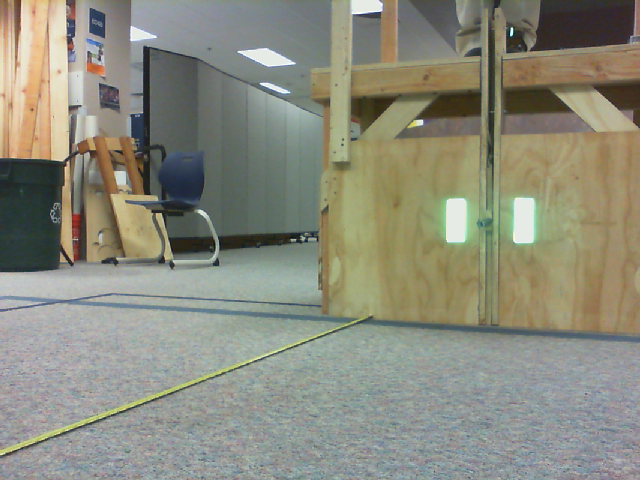
#> input picture gear-vision-test/frame_01.png, 640 x 480 px
$ python -i grip.py   (imports and definitions only)   (older library calls are emulated)
#> lines starting #> are read from the running program, lines starting #| are printed output that depends on the picture; after the words box and inside, x2 and y2 are one past the last pixel; in counts of white or black regions, pixels touching at a corner belong together
import cv2
import numpy
import math
from enum import Enum

class GripPipeline:
    """
    An OpenCV pipeline generated by GRIP.
    """

    def __init__(self):
        """initializes all values to presets or None if need to be set
        """

        self.__rgb_threshold_red = [20.0, 255.0]
        self.__rgb_threshold_green = [20.0, 255.0]
        self.__rgb_threshold_blue = [20.0, 255.0]


        """
        self.__rgb_threshold_red = [60.71468553632102, 140.9287461997466]
        self.__rgb_threshold_green = [175.15557553956833, 255.0]
        self.__rgb_threshold_blue = [150.57989315154316, 255.92219129204693]
        """

        self.rgb_threshold_output = None

        self.__cv_dilate_src = self.rgb_threshold_output
        self.__cv_dilate_kernel = None
        self.__cv_dilate_anchor = (-1, -1)
        self.__cv_dilate_iterations = 1.0
        self.__cv_dilate_bordertype = cv2.BORDER_CONSTANT
        self.__cv_dilate_bordervalue = (-1)

        self.cv_dilate_output = None

        self.__find_contours_input = self.cv_dilate_output
        self.__find_contours_external_only = False

        self.find_contours_output = None

        self.__filter_contours_contours = self.find_contours_output
        self.__filter_contours_min_area = 250.0
        self.__filter_contours_min_perimeter = 0.0
        self.__filter_contours_min_width = 0.0
        self.__filter_contours_max_width = 1000.0
        self.__filter_contours_min_height = 10.0
        self.__filter_contours_max_height = 1000.0
        self.__filter_contours_solidity = [50.44604316546763, 100.0]
        self.__filter_contours_max_vertices = 1000000.0
        self.__filter_contours_min_vertices = 0.0
        self.__filter_contours_min_ratio = 0.0
        self.__filter_contours_max_ratio = 1000.0

        self.filter_contours_output = None


    def process(self, source0):
        """
        Runs the pipeline and sets all outputs to new values.
        """
        # Step RGB_Threshold0:
        self.__rgb_threshold_input = source0
        (self.rgb_threshold_output) = self.__rgb_threshold(self.__rgb_threshold_input, self.__rgb_threshold_red, self.__rgb_threshold_green, self.__rgb_threshold_blue)

        # Step CV_dilate0:
        self.__cv_dilate_src = self.rgb_threshold_output
        (self.cv_dilate_output) = self.__cv_dilate(self.__cv_dilate_src, self.__cv_dilate_kernel, self.__cv_dilate_anchor, self.__cv_dilate_iterations, self.__cv_dilate_bordertype, self.__cv_dilate_bordervalue)

        # Step Find_Contours0:
        self.__find_contours_input = self.cv_dilate_output
        (self.find_contours_output) = self.__find_contours(self.__find_contours_input, self.__find_contours_external_only)

        # Step Filter_Contours0:
        self.__filter_contours_contours = self.find_contours_output
        (self.filter_contours_output) = self.__filter_contours(self.__filter_contours_contours, self.__filter_contours_min_area, self.__filter_contours_min_perimeter, self.__filter_contours_min_width, self.__filter_contours_max_width, self.__filter_contours_min_height, self.__filter_contours_max_height, self.__filter_contours_solidity, self.__filter_contours_max_vertices, self.__filter_contours_min_vertices, self.__filter_contours_min_ratio, self.__filter_contours_max_ratio)


    @staticmethod
    def __rgb_threshold(input, red, green, blue):
        """Segment an image based on color ranges.
        Args:
            input: A BGR numpy.ndarray.
            red: A list of two numbers the are the min and max red.
            green: A list of two numbers the are the min and max green.
            blue: A list of two numbers the are the min and max blue.
        Returns:
            A black and white numpy.ndarray.
        """
        out = cv2.cvtColor(input, cv2.COLOR_BGR2RGB)
        return cv2.inRange(out, (red[0], green[0], blue[0]),  (red[1], green[1], blue[1]))

    @staticmethod
    def __cv_dilate(src, kernel, anchor, iterations, border_type, border_value):
        """Expands area of higher value in an image.
        Args:
           src: A numpy.ndarray.
           kernel: The kernel for dilation. A numpy.ndarray.
           iterations: the number of times to dilate.
           border_type: Opencv enum that represents a border type.
           border_value: value to be used for a constant border.
        Returns:
            A numpy.ndarray after dilation.
        """
        return cv2.dilate(src, kernel, anchor, iterations = (int) (iterations +0.5),
                            borderType = border_type, borderValue = border_value)

    @staticmethod
    def __find_contours(input, external_only):
        """Sets the values of pixels in a binary image to their distance to the nearest black pixel.
        Args:
            input: A numpy.ndarray.
            external_only: A boolean. If true only external contours are found.
        Return:
            A list of numpy.ndarray where each one represents a contour.
        """
        if(external_only):
            mode = cv2.RETR_EXTERNAL
        else:
            mode = cv2.RETR_LIST
        method = cv2.CHAIN_APPROX_SIMPLE
        im2, contours, hierarchy =cv2.findContours(input, mode=mode, method=method)
        return contours

    @staticmethod
    def __filter_contours(input_contours, min_area, min_perimeter, min_width, max_width,
                        min_height, max_height, solidity, max_vertex_count, min_vertex_count,
                        min_ratio, max_ratio):
        """Filters out contours that do not meet certain criteria.
        Args:
            input_contours: Contours as a list of numpy.ndarray.
            min_area: The minimum area of a contour that will be kept.
            min_perimeter: The minimum perimeter of a contour that will be kept.
            min_width: Minimum width of a contour.
            max_width: MaxWidth maximum width.
            min_height: Minimum height.
            max_height: Maximimum height.
            solidity: The minimum and maximum solidity of a contour.
            min_vertex_count: Minimum vertex Count of the contours.
            max_vertex_count: Maximum vertex Count.
            min_ratio: Minimum ratio of width to height.
            max_ratio: Maximum ratio of width to height.
        Returns:
            Contours as a list of numpy.ndarray.
        """
        output = []
        for contour in input_contours:
            x,y,w,h = cv2.boundingRect(contour)
            if (w < min_width or w > max_width):
                continue
            if (h < min_height or h > max_height):
                continue
            area = cv2.contourArea(contour)
            if (area < min_area):
                continue
            if (cv2.arcLength(contour, True) < min_perimeter):
                continue
            hull = cv2.convexHull(contour)
            solid = 100 * area / cv2.contourArea(hull)
            if (solid < solidity[0] or solid > solidity[1]):
                continue
            if (len(contour) < min_vertex_count or len(contour) > max_vertex_count):
                continue
            ratio = (float)(w) / h
            if (ratio < min_ratio or ratio > max_ratio):
                continue
            output.append(contour)
        return output

>>> import cv2
>>> picture = cv2.imread('gear-vision-test/frame_01.png')
#> picture is the input picture: shape (480, 640, 3); mean B, G, R 124.9, 139.4, 139
>>> result = GripPipeline().process(picture)
#> in __rgb_threshold, `return cv2.inRange(out, (red[0], green[0], blue[0]),  (red[1], green[1..`:
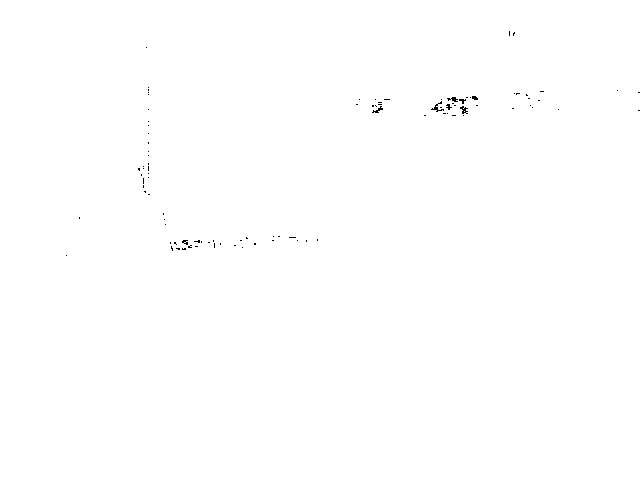
#> returned value: shape (480, 640); 99.9% white; black in thin lines or dots, all inside (x1, y1, x2, y2) = (66, 31, 640, 256)

$ run again, on gear-vision-test/frame_02.png
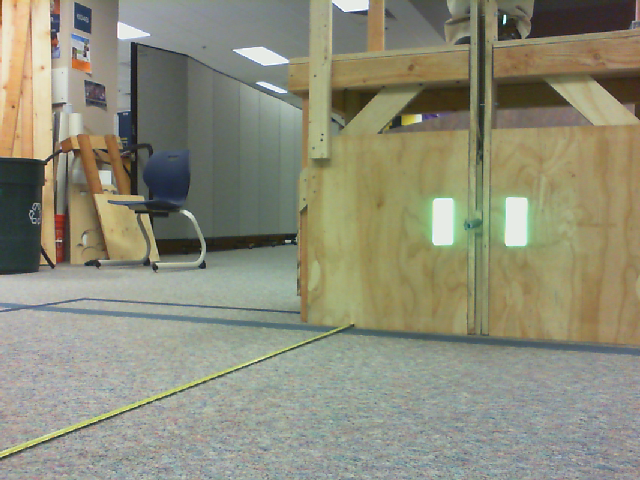
#> input picture gear-vision-test/frame_02.png, 640 x 480 px
#> picture is the input picture: shape (480, 640, 3); mean B, G, R 121.1, 140.9, 141.1
#> in __rgb_threshold, `return cv2.inRange(out, (red[0], green[0], blue[0]),  (red[1], green[1..`:
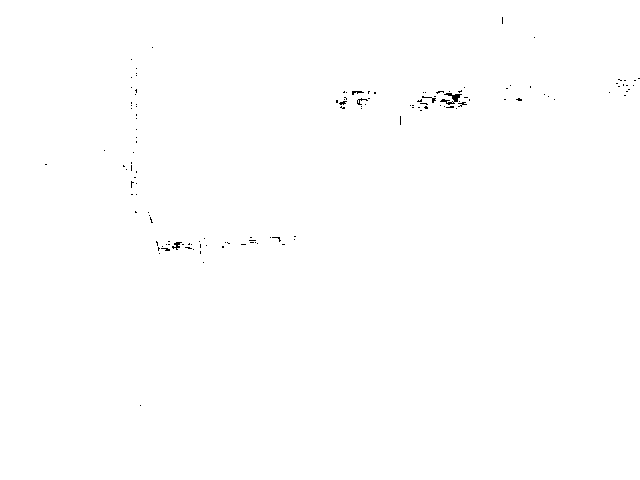
#> returned value: shape (480, 640); 99.8% white; black in thin lines or dots, all inside (x1, y1, x2, y2) = (45, 17, 640, 406)

$ run again, on gear-vision-test/frame_04.png
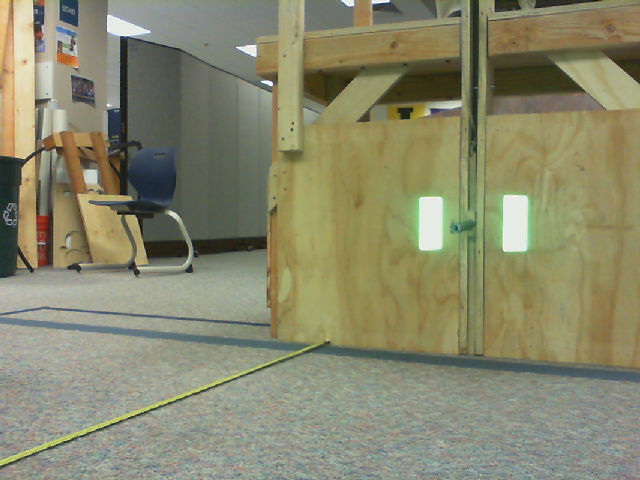
#> input picture gear-vision-test/frame_04.png, 640 x 480 px
#> picture is the input picture: shape (480, 640, 3); mean B, G, R 108.6, 135.9, 136.2
#> in __rgb_threshold, `return cv2.inRange(out, (red[0], green[0], blue[0]),  (red[1], green[1..`:
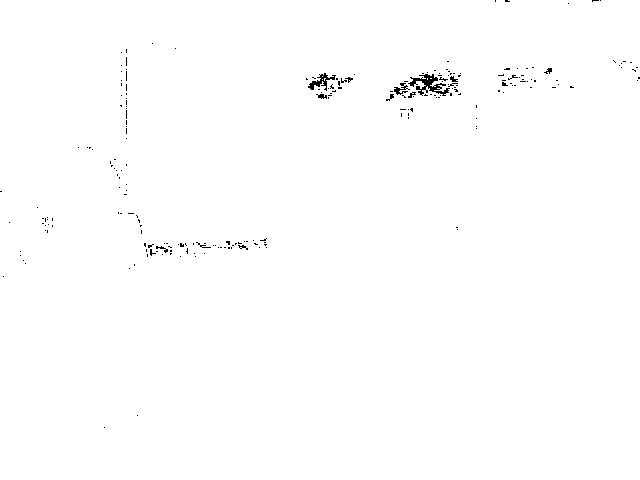
#> returned value: shape (480, 640); 99.5% white; black in thin lines or dots, all inside (x1, y1, x2, y2) = (0, 0, 640, 428)
